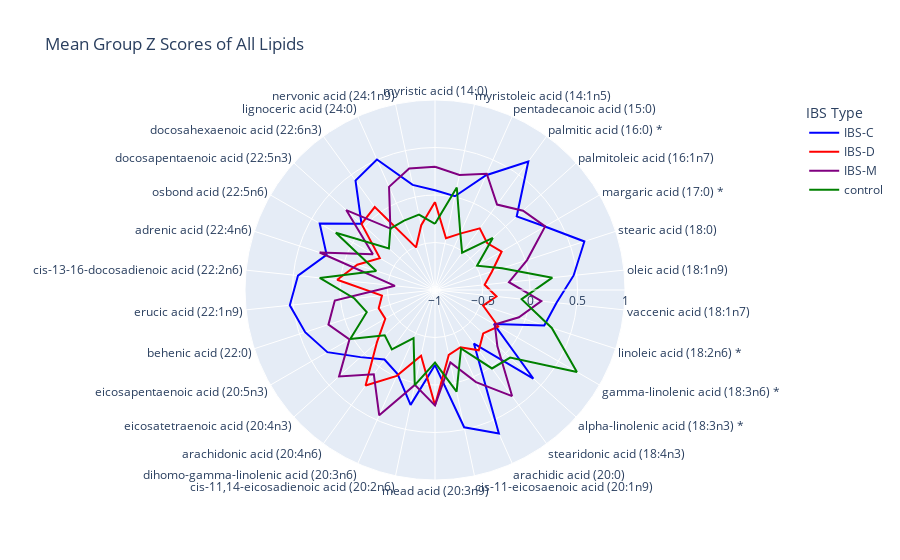

This figure's notebook cell:
### Code cell
fig = px.line_polar(pd.melt(all_radar_df.T.reset_index(), id_vars="index"), 
                    r="value", 
                    theta="index", color="IBS Type",
                    color_discrete_sequence=["blue","red","purple","green"],
                    title="Mean Group Z Scores of All Lipids",
                    line_close=True)
fig.update_layout(
  polar=dict(
    radialaxis=dict(
      visible=True,
      range=[-1, 1]
    )))
fig.show()
fig.write_html("Figures/Metabolome_Z_radar_ALL.html")

### Figure 1 — Plotly figure (JSON) as saved in the notebook; plotly's stock layout.template omitted (floating-point values rounded to 4 significant figures)
{"data": [{"hovertemplate": "IBS Type=IBS-C<br>value=%{r}<br>index=%{theta}<extra></extra>", "legendgroup": "IBS-C", "line": {"color": "blue", "dash": "solid"}, "marker": {"symbol": "circle"}, "mode": "lines", "name": "IBS-C", "r": [0.04999, 0.008868, 0.3226, 0.6711, 0.1575, 0.3358, 0.6534, 0.4671, 0.2865, 0.2095, -0.2833, 0.3926, -0.3032, 0.6526, 0.4769, -0.21, 0.2364, -0.03177, -0.09545, 0.05604, 0.3083, 0.437, 0.5369, 0.45, 0.1994, 0.4016, 0.0409, 0.4233, 0.5034, 0.1314, 0.04999], "showlegend": true, "subplot": "polar", "theta": ["myristic acid (14:0)", "myristoleic acid (14:1n5)", "pentadecanoic acid (15:0)", "palmitic acid (16:0) *", "palmitoleic acid (16:1n7)", "margaric acid (17:0) *", "stearic acid (18:0)", "oleic acid (18:1n9)", "vaccenic acid (18:1n7)", "linoleic acid (18:2n6) *", "gamma-linolenic acid (18:3n6) *", "alpha-linolenic acid (18:3n3) *", "stearidonic acid (18:4n3)", "arachidic acid (20:0)", "cis-11-eicosaenoic acid (20:1n9)", "mead acid (20:3n9)", "cis-11,14-eicosadienoic acid (20:2n6)", "dihomo-gamma-linolenic acid (20:3n6)", "arachidonic acid (20:4n6)", "eicosatetraenoic acid (20:4n3)", "eicosapentaenoic acid (20:5n3)", "behenic acid (22:0)", "erucic acid (22:1n9)", "cis-13-16-docosadienoic acid (22:2n6)", "adrenic acid (22:4n6)", "osbond acid (22:5n6)", "docosapentaenoic acid (22:5n3)", "docosahexaenoic acid (22:6n3)", "lignoceric acid (24:0)", "nervonic acid (24:1n9)", "myristic acid (14:0)"], "type": "scatterpolar"}, {"hovertemplate": "IBS Type=IBS-D<br>value=%{r}<br>index=%{theta}<extra></extra>", "legendgroup": "IBS-D", "line": {"color": "red", "dash": "solid"}, "marker": {"symbol": "circle"}, "mode": "lines", "name": "IBS-D", "r": [-0.07314, -0.4429, -0.3506, -0.1984, -0.2615, -0.1901, -0.3694, -0.4744, -0.3493, -0.4679, -0.2317, -0.317, -0.2161, -0.3405, -0.3017, 0.2141, -0.2933, -0.01081, 0.2434, -0.1773, -0.3956, -0.3767, -0.4387, 0.03493, -0.1396, -0.3295, 0.04063, 0.07909, -0.5091, -0.3032, -0.07314], "showlegend": true, "subplot": "polar", "theta": ["myristic acid (14:0)", "myristoleic acid (14:1n5)", "pentadecanoic acid (15:0)", "palmitic acid (16:0) *", "palmitoleic acid (16:1n7)", "margaric acid (17:0) *", "stearic acid (18:0)", "oleic acid (18:1n9)", "vaccenic acid (18:1n7)", "linoleic acid (18:2n6) *", "gamma-linolenic acid (18:3n6) *", "alpha-linolenic acid (18:3n3) *", "stearidonic acid (18:4n3)", "arachidic acid (20:0)", "cis-11-eicosaenoic acid (20:1n9)", "mead acid (20:3n9)", "cis-11,14-eicosadienoic acid (20:2n6)", "dihomo-gamma-linolenic acid (20:3n6)", "arachidonic acid (20:4n6)", "eicosatetraenoic acid (20:4n3)", "eicosapentaenoic acid (20:5n3)", "behenic acid (22:0)", "erucic acid (22:1n9)", "cis-13-16-docosadienoic acid (22:2n6)", "adrenic acid (22:4n6)", "osbond acid (22:5n6)", "docosapentaenoic acid (22:5n3)", "docosahexaenoic acid (22:6n3)", "lignoceric acid (24:0)", "nervonic acid (24:1n9)", "myristic acid (14:0)"], "type": "scatterpolar"}, {"hovertemplate": "IBS Type=IBS-M<br>value=%{r}<br>index=%{theta}<extra></extra>", "legendgroup": "IBS-M", "line": {"color": "purple", "dash": "solid"}, "marker": {"symbol": "circle"}, "mode": "lines", "name": "IBS-M", "r": [0.2974, 0.2388, 0.3399, 0.1113, 0.2472, 0.3389, 0.0189, -0.2173, 0.1253, -0.07129, -0.2731, -0.117, 0.3802, 0.06086, -0.2213, 0.2141, 0.02143, 0.4433, 0.09599, 0.359, 0.03932, 0.1795, 0.06052, -0.5761, 0.2767, -0.2454, 0.2575, -0.201, 0.1888, 0.3069, 0.2974], "showlegend": true, "subplot": "polar", "theta": ["myristic acid (14:0)", "myristoleic acid (14:1n5)", "pentadecanoic acid (15:0)", "palmitic acid (16:0) *", "palmitoleic acid (16:1n7)", "margaric acid (17:0) *", "stearic acid (18:0)", "oleic acid (18:1n9)", "vaccenic acid (18:1n7)", "linoleic acid (18:2n6) *", "gamma-linolenic acid (18:3n6) *", "alpha-linolenic acid (18:3n3) *", "stearidonic acid (18:4n3)", "arachidic acid (20:0)", "cis-11-eicosaenoic acid (20:1n9)", "mead acid (20:3n9)", "cis-11,14-eicosadienoic acid (20:2n6)", "dihomo-gamma-linolenic acid (20:3n6)", "arachidonic acid (20:4n6)", "eicosatetraenoic acid (20:4n3)", "eicosapentaenoic acid (20:5n3)", "behenic acid (22:0)", "erucic acid (22:1n9)", "cis-13-16-docosadienoic acid (22:2n6)", "adrenic acid (22:4n6)", "osbond acid (22:5n6)", "docosapentaenoic acid (22:5n3)", "docosahexaenoic acid (22:6n3)", "lignoceric acid (24:0)", "nervonic acid (24:1n9)", "myristic acid (14:0)"], "type": "scatterpolar"}, {"hovertemplate": "IBS Type=control<br>value=%{r}<br>index=%{theta}<extra></extra>", "legendgroup": "control", "line": {"color": "green", "dash": "solid"}, "marker": {"symbol": "circle"}, "mode": "lines", "name": "control", "r": [-0.3029, 0.103, -0.3449, -0.5145, -0.1812, -0.4887, -0.2571, 0.2415, -0.08338, 0.2926, 0.7251, 0.0638, 0.02085, -0.3261, 0.09371, -0.2353, 0.02422, -0.4448, -0.2273, -0.2879, 0.03016, -0.2447, -0.1473, 0.22, -0.3496, 0.2058, -0.3469, -0.201, -0.1998, -0.1893, -0.3029], "showlegend": true, "subplot": "polar", "theta": ["myristic acid (14:0)", "myristoleic acid (14:1n5)", "pentadecanoic acid (15:0)", "palmitic acid (16:0) *", "palmitoleic acid (16:1n7)", "margaric acid (17:0) *", "stearic acid (18:0)", "oleic acid (18:1n9)", "vaccenic acid (18:1n7)", "linoleic acid (18:2n6) *", "gamma-linolenic acid (18:3n6) *", "alpha-linolenic acid (18:3n3) *", "stearidonic acid (18:4n3)", "arachidic acid (20:0)", "cis-11-eicosaenoic acid (20:1n9)", "mead acid (20:3n9)", "cis-11,14-eicosadienoic acid (20:2n6)", "dihomo-gamma-linolenic acid (20:3n6)", "arachidonic acid (20:4n6)", "eicosatetraenoic acid (20:4n3)", "eicosapentaenoic acid (20:5n3)", "behenic acid (22:0)", "erucic acid (22:1n9)", "cis-13-16-docosadienoic acid (22:2n6)", "adrenic acid (22:4n6)", "osbond acid (22:5n6)", "docosapentaenoic acid (22:5n3)", "docosahexaenoic acid (22:6n3)", "lignoceric acid (24:0)", "nervonic acid (24:1n9)", "myristic acid (14:0)"], "type": "scatterpolar"}], "layout": {"legend": {"title": {"text": "IBS Type"}, "tracegroupgap": 0}, "polar": {"angularaxis": {"direction": "clockwise", "rotation": 90}, "domain": {"x": [0, 1], "y": [0, 1]}, "radialaxis": {"range": [-1, 1], "visible": true}}, "title": {"text": "Mean Group Z Scores of All Lipids"}}}
